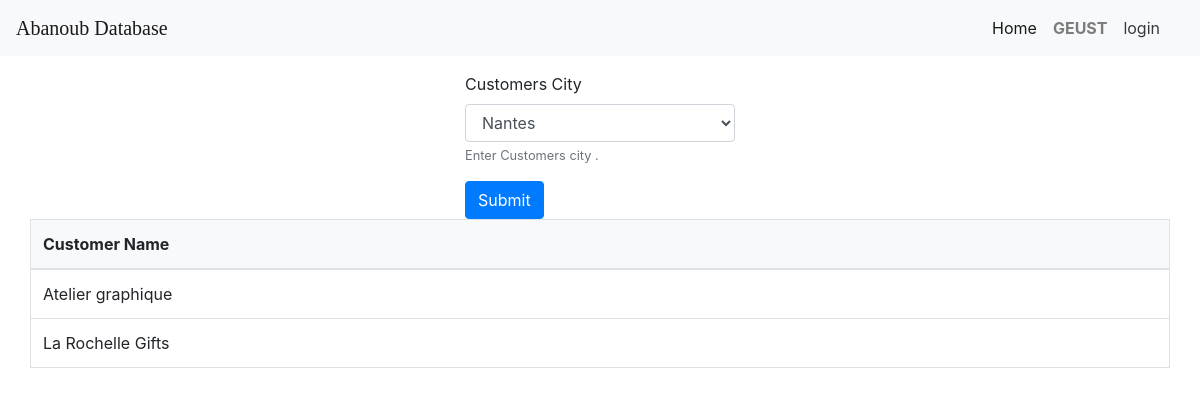
Screenshot of /customerCity.php?city=Nantes with the database file from the repository.
### tables this page shows
CREATE TABLE `customers` (
  `customerNumber` int(11) NOT NULL,
  `customerName` varchar(50) NOT NULL,
  `contactLastName` varchar(50) NOT NULL,
  `contactFirstName` varchar(50) NOT NULL,
  `phone` varchar(50) NOT NULL,
  `addressLine1` varchar(50) NOT NULL,
  `addressLine2` varchar(50) DEFAULT NULL,
  `city` varchar(50) NOT NULL,
  `state` varchar(50) DEFAULT NULL,
  `postalCode` varchar(15) DEFAULT NULL,
  `country` varchar(50) NOT NULL,
  `salesRepEmployeeNumber` int(11) DEFAULT NULL,
  `creditLimit` decimal(10,2) DEFAULT NULL,
  `email` varchar(50) DEFAULT NULL,
  `PASSWORD` int(11) DEFAULT NULL
);

### customerCity.php (the view, shortened to what this page needs)
<?php
 include("header.php");
 include("conData.php");
 ?>
  <div class="container w-25 mt-3">
      <form id="fusionSearchForm" action="<?php echo $_SERVER["PHP_SELF"];?>" method="get">
      <div class="form-group">
        <label for="ID_NUMBER">Customers City</label>
        <select type="text" class="form-control" id="City" name="city" placeholder="Enter Customer City" >
  <?php
$sql = "SELECT DISTINCT city FROM `customers` ";
$result = $conn->query($sql);
 if ($result->num_rows > 0) {
    while($row = $result->fetch_assoc()) {
    ?>
        <option value='<?php echo $row['city'] ?>' > <?php echo $row['city'] ?> </option>
    <?php
    }
  } else {
    echo " <h4 class='alert-danger container p-4'>0 results</h4>  ";
  }
  ?>
        </select>
        <small id="idHelp" class="form-text text-muted">Enter Customers city .</small>
      </div>
      <button type="submit" class="btn btn-primary " >Submit</button>
    </form>
  </div>
  <table class="container table table-bordered table-hover">
    <thead class="bg-light">
        <tr>
            <th>Customer Name </th>
        </tr>
    </thead>
    <tbody>
  <?php
  if (isset($_GET['city'])){
$sql2 = "SELECT customerName FROM `customers` WHERE city =  '$_GET[city]'  order by customerName";
$result2 = $conn->query($sql2);
 if ($result2->num_rows > 0) {
    while($row2 = $result2->fetch_assoc()) {
?>
           <tr>
            <td scope="row"><?php echo $row2['customerName']?></td>
          </tr>
<?php
    }
  } else {
    echo " <h4 class='alert-danger container p-4'>0 results</h4>  ";
  }
}
  ?>
  </tbody>
</table>
 <?php
 include("footer.php");
?>

### rows the page displays
customers: customerName "Atelier graphique"
customers: customerName "La Rochelle Gifts"

### other values shown
form field city "Nantes"
